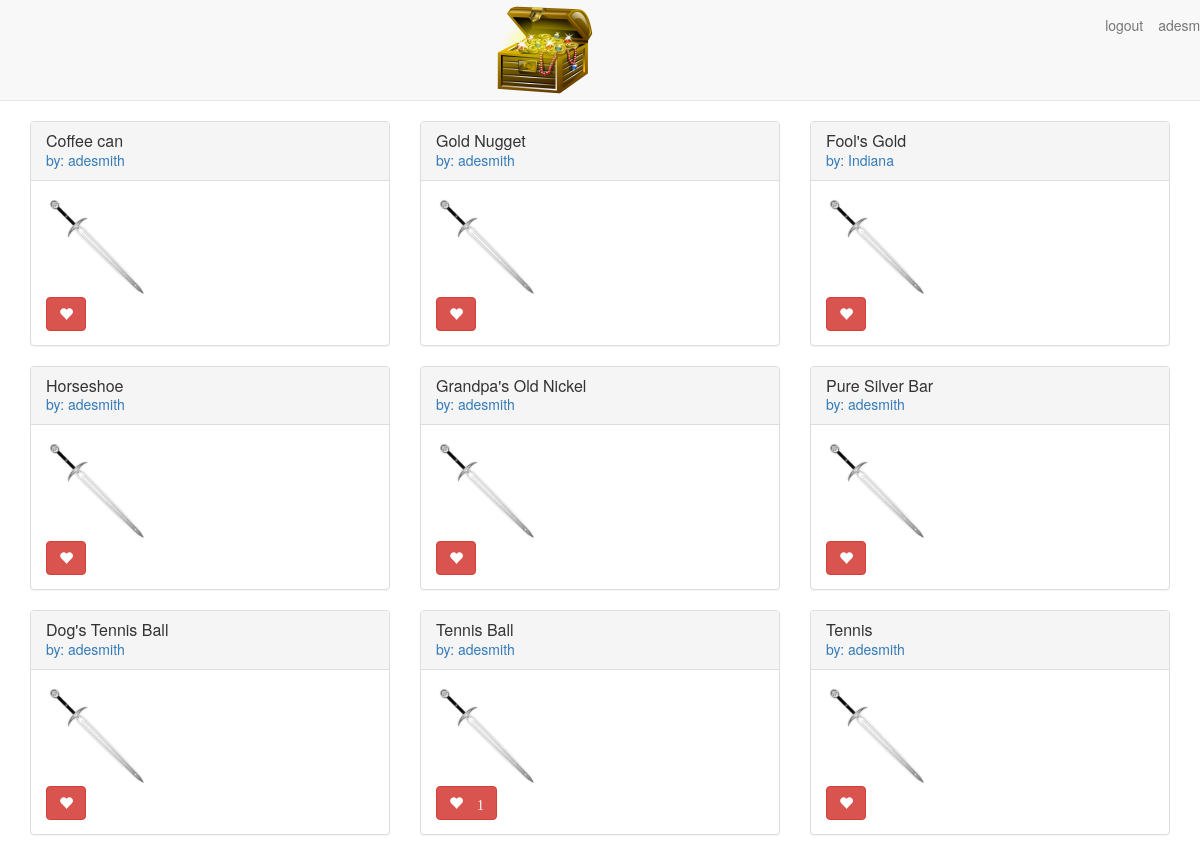
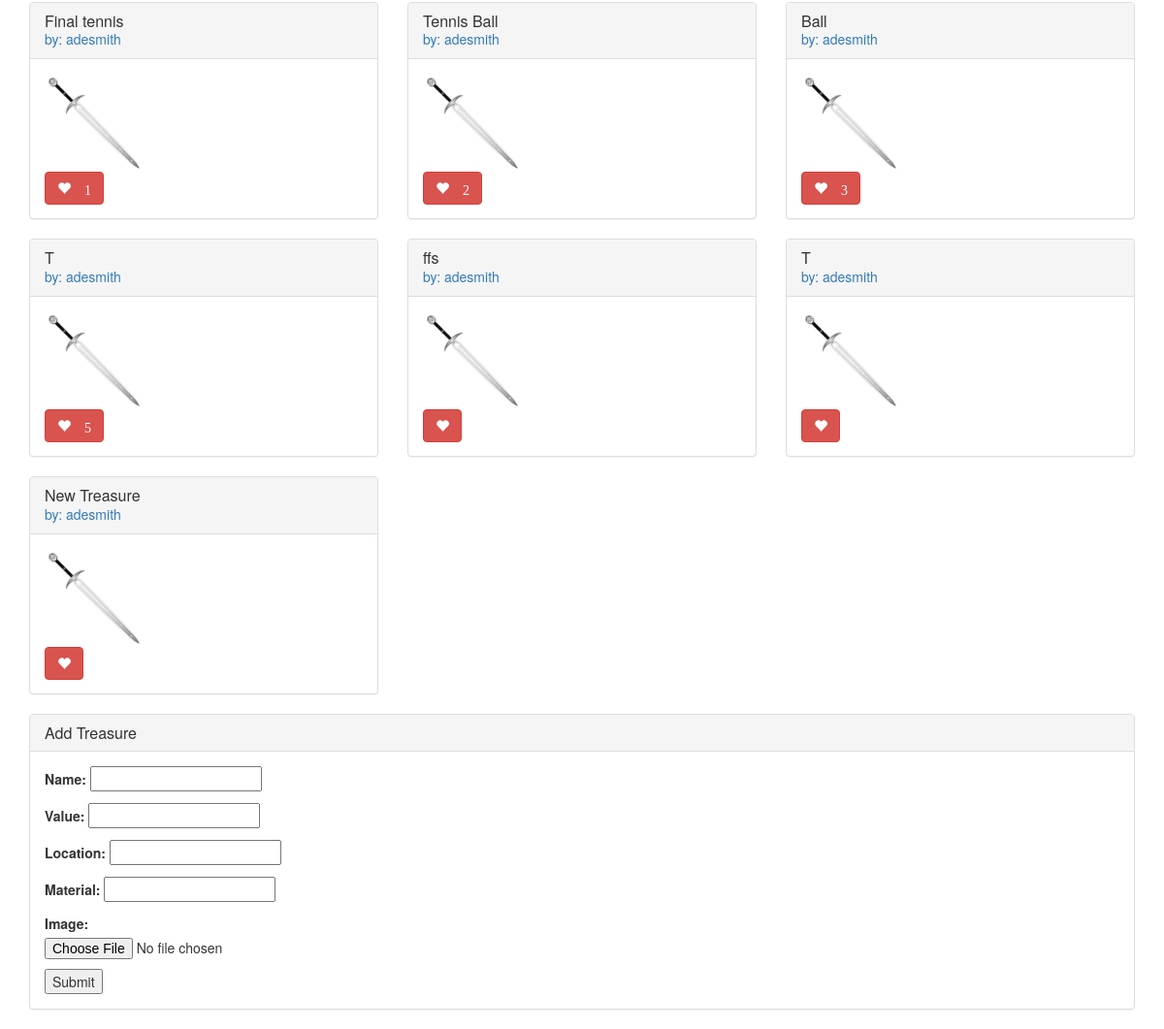
The app's page / (signed in) with its own data (2 pictures, top to bottom).
### main_app/models.py (models this page shows, shortened)
class Treasure(models.Model):
    user = models.ForeignKey(User)
    name = models.CharField(max_length=100)
    value = models.DecimalField(max_digits=10, decimal_places=2)
    material = models.CharField(max_length=100)
    location = models.CharField(max_length=100)
    image = models.ImageField(upload_to='treasure_images', default='media/default.png')
    likes = models.IntegerField(default=0)

### main_app/views.py (the view)
# urls.py: url(r'^$', views.index, name = 'index'),
def index(request):
    treasures = Treasure.objects.all()
    form = TreasureForm()
    return render(request, 'index.html', { 'treasures': treasures, 'form': form })

### main_app/forms.py
class TreasureForm(forms.ModelForm):
    class Meta:
        model = Treasure
        fields = ['name', 'value', 'location', 'material', 'image']

### main_app/templates/index.html (shortened to what this page needs)
{% extends 'base.html' %}
{% load staticfiles %}
{% block content %}
  <div class="row">
    {% for treasure in treasures %}
      <div class="col-md-4">
        <div class="treasure panel panel-default">
          <div class="panel-heading">
            <h2 class="panel-title">{{ treasure.name }}</h2>
            <a href="/user/{{ treasure.user.username }}" class="panel-username">
              by: {{ treasure.user.username }}
            </a>
          </div>
          <div class="panel-body">
              <div class="treasure-photo">
                <img src="{{ treasure.image.url }}" alt="Treasure Image" height="100">
              </div>
            <button id="likes" data-id="{{ treasure.id }}" class="btn btn-mini btn-danger glyphicon glyphicon-heart" type="button">
              {% if treasure.likes > 0 %} {{ treasure.likes }} {% endif %}
            </button>
          </div>
        </div>
      </div>
      {% if forloop.counter|divisibleby:"3" %}
        </div><div class="row">
      {% endif %}
    {% endfor %}
  </div>
  <div class="treasure panel panel-default">
    <div class="panel-heading">
      <h3 class="panel-title">Add Treasure</h3>
    </div>
    <div class="panel-body">
      <form enctype="multipart/form-data" action="post_url/" method='post'>
        <div class="field-wrapper">
          {{ form.as_p }}
        </div>
        <input type="submit" value='Submit'>
      </form>
    </div>
  </div>
{% endblock %}

### main_app/templates/base.html (shortened to what this page needs)
{% load staticfiles %}
<!DOCTYPE html>
<html lang="en">
  <head>
    <link rel="stylesheet" href="{% static 'css/bootstrap.min.css' %}">
    <link rel="stylesheet" href="{% static 'css/style.css' %}">
  </head>
  <body>
    <nav class="navbar navbar-default navbar-static-top text-center">
      <a href="/">
        <img src="{% static 'images/Treasure-Chest.png' %}" alt="TreasureGram logo">
      </a>
      {% if user.is_authenticated %}
        <a class="navbar-text navbar-right" href="{% url 'profile' user.username %}">{{ user.username }}</a>
        <a class="navbar-text navbar-right" href="{% url 'logout' %}">logout</a>
      {% else %}
        <a class="navbar-text navbar-right" href="{% url 'login' %}">login</a>
      {% endif %}
    </nav>
    <main class="container container--mw700">
      {% block content %}
      {% endblock %}
    </main>
  </body>
</html>

### main_app/static/css/style.css (style rules this page uses)
.navbar img { height: 100px; }

### records on screen
Treasure: name "Coffee can", user.username "adesmith", image (placeholder picture)
Treasure: name "Gold Nugget", user.username "adesmith", image (placeholder picture)
Treasure: name "Fool's Gold", user.username "Indiana", image (placeholder picture)
Treasure: name "Horseshoe", user.username "adesmith", image (placeholder picture)
Treasure: name "Grandpa's Old Nickel", user.username "adesmith", image (placeholder picture)
Treasure: name "Pure Silver Bar", user.username "adesmith", image (placeholder picture)
Treasure: name "Dog's Tennis Ball", user.username "adesmith", image (placeholder picture)
Treasure: name "Tennis Ball", user.username "adesmith", image (placeholder picture), likes "1"
Treasure: name "Tennis", user.username "adesmith", image (placeholder picture)
Treasure: name "Final tennis", user.username "adesmith", image (placeholder picture), likes "1"
Treasure: name "Tennis Ball", user.username "adesmith", image (placeholder picture), likes "2"
Treasure: name "Ball", user.username "adesmith", image (placeholder picture), likes "3"
Treasure: name "T", user.username "adesmith", image (placeholder picture), likes "5"
Treasure: name "ffs", user.username "adesmith", image (placeholder picture)
Treasure: name "T", user.username "adesmith", image (placeholder picture)
Treasure: name "New Treasure", user.username "adesmith", image (placeholder picture)
